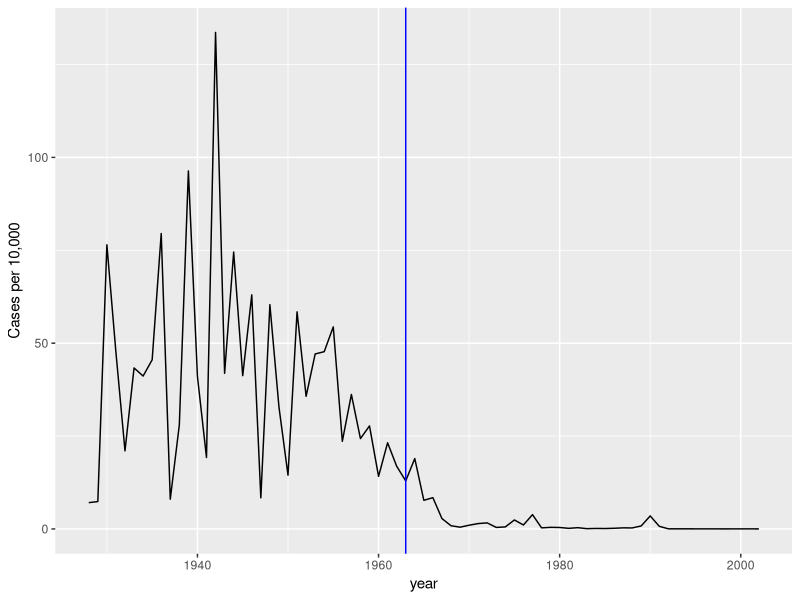
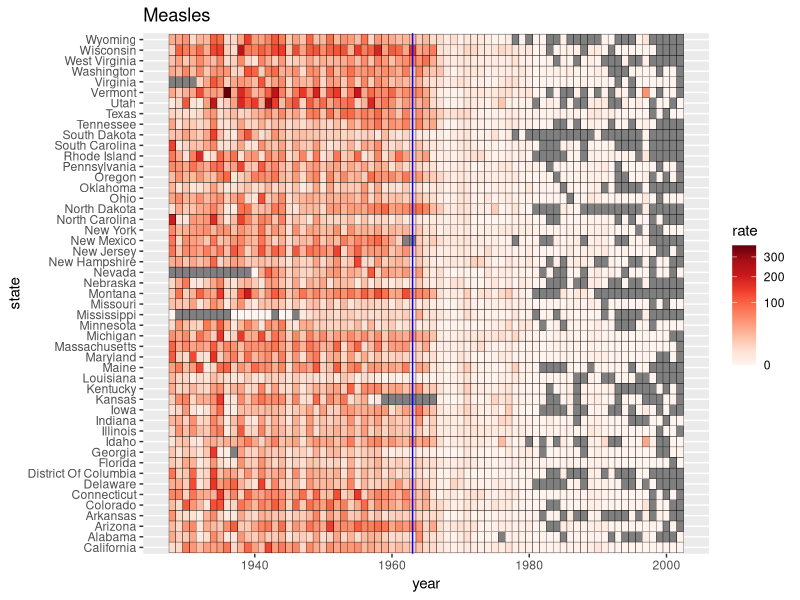
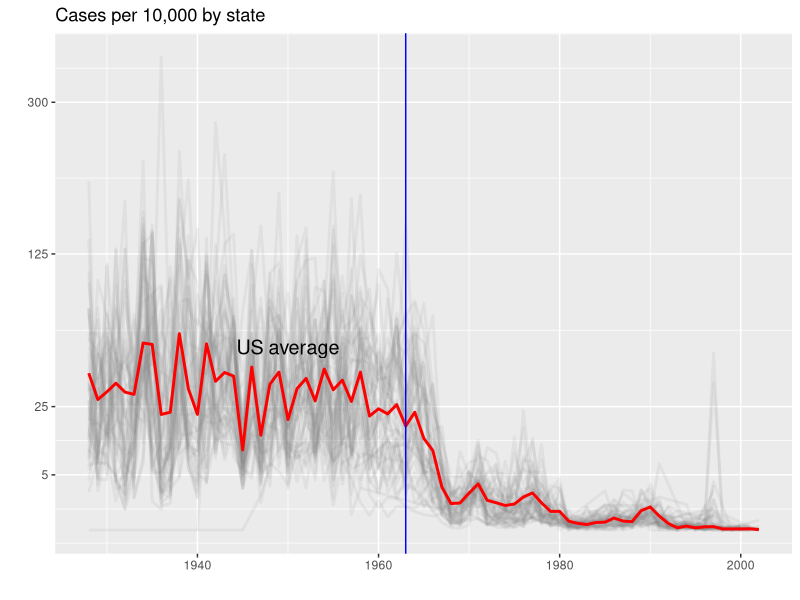

Generate these figures, in order, with R:
# Tile plot of measles rate by year and state
# import data and inspect
library(tidyverse)
library(dslabs)
data(us_contagious_diseases)
str(us_contagious_diseases)
# assign to dat the per 10,000 rate of measles, removing Alaska and Hawaii and adjusting for weeks reporting
the_disease <- "Measles"
dat <- us_contagious_diseases %>%
  filter(!state %in% c("Hawaii", "Alaska") & disease == the_disease) %>%
  mutate(rate = count / population * 10000 * 52/weeks_reporting) %>%
  mutate(state = reorder(state, rate))#order the states by rate


# plot disease rates per year in California
dat %>% filter(state == "California" & !is.na(rate)) %>%
  ggplot(aes(year, rate)) +
  geom_line() +
  ylab("Cases per 10,000") +
  geom_vline(xintercept=1963, col = "blue")#craetae a vertical line on x axis at year 1963 when the vaccination program started

library(RColorBrewer)
# tile plot of disease rate by state and year
dat %>% ggplot(aes(year, state, fill=rate)) +
  #set backgroung color
  geom_tile(color="black") +
  # creates n color gradient using pal with 9 shades of Red of default type sequential i.e increasing intensity low to high
  # also apply square root transformation so that color shade distribution along range of values is visually appealing
  scale_fill_gradientn(colors = brewer.pal(9, "Reds"), trans = "sqrt") + 
  # add a vertical blue  line to demarcate year 1963
  geom_vline(xintercept = 1963, col = "blue") +
  # add title for plot
  ggtitle(the_disease) 

# compute US average measles rate by year
avg <- us_contagious_diseases %>%
  filter(disease == the_disease) %>%
  group_by(year) %>%
  summarize(us_rate = sum(count, na.rm = TRUE)/sum(population, na.rm = TRUE)*10000)

# make line plot of measles rate by year by state
dat %>%
  filter(!is.na(rate)) %>%
  ggplot() +
  # Line for each state, 
  # color of line is grey, alpha blending enabled
  geom_line(aes(year, rate, group = state), alpha = 0.1, size = 1, color="grey50") +
  # Us avg line
  geom_line(mapping = aes(year, us_rate), data = avg, size = 1, col = "red") +
  scale_y_continuous(trans = "sqrt", breaks = c(5, 25, 125, 300)) +
  ggtitle("Cases per 10,000 by state") +
  xlab("") +
  ylab("") +
  geom_text(data = data.frame(x = 1950, y = 55), mapping = aes(x, y, label = "US average"), color = "black", size=5) +
  geom_vline(xintercept = 1963, col = "blue")
